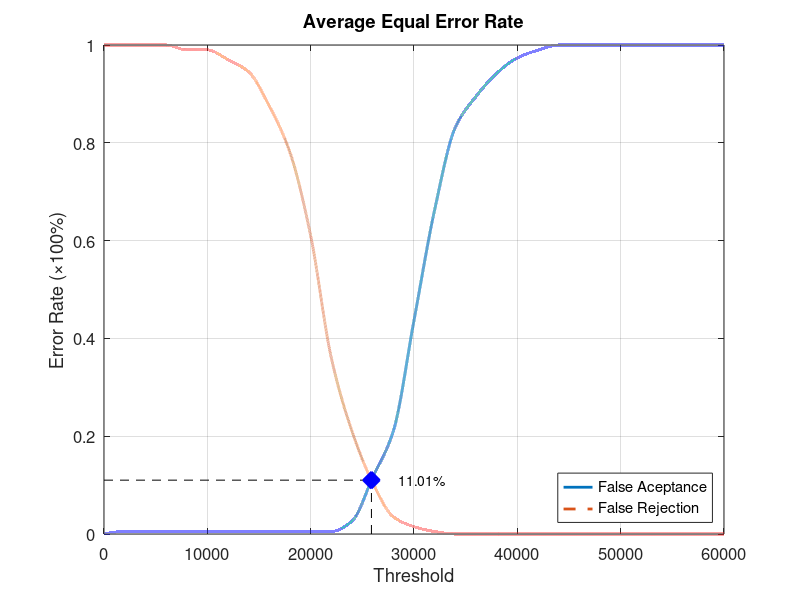
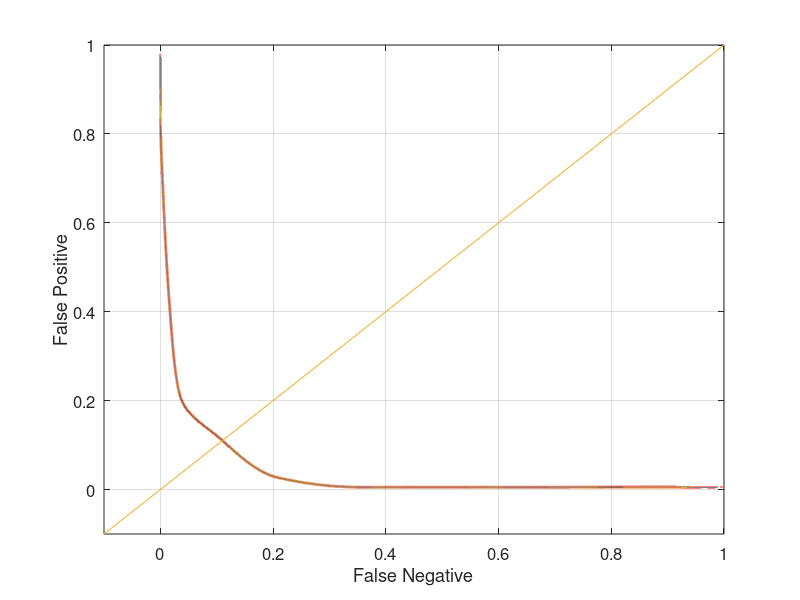

These charts were generated, in order, by the following MATLAB code:
function yEER = Database2_3
close all;
clear;
clc;
x = 0:2000:60000;
xq = 0:0.5:60000;

y0 = [0 0.00526316 0.00526316 0.00526316 0.00526316 0.00526316 0.00526316 0.00526316 0.00526316 0.00526316 0.00526316 0.00526316 0.0263158 0.115789 0.210526 0.436842 0.663158 0.831579 0.894737 0.942105 0.973684 0.989474 1 1 1 1 1 1 1 1 1];
yy0 = interp1(x, y0, xq, 'pchip');
y1 = [1 1 1 1 0.99 0.99 0.97 0.945 0.875 0.78 0.61 0.36 0.21 0.105 0.035 0.015 0.005 0 0 0 0 0 0 0 0 0 0 0 0 0 0];
yy1 = interp1(x, y1, xq, 'pchip');

% Calculating EER: 
y2 = abs(y0 - y1);
find(y2 == min(y2))
yy2 = abs(yy0 - yy1);
xEER = find(yy2 == min(yy2));
xEERIndex = xq(xEER) % X-axis EER
yEER = yy0(xEER) % Y-axis EER

main = figure
plot(xq, yy0,'-','LineWidth', 2);	hold on
plot(xq, yy1,'--','LineWidth', 2);	hold on
plot([xEERIndex xEERIndex], [0 yEER], 'k--');	hold on
plot([0 xEERIndex], [yEER yEER], 'k--');	hold on
plot(xEERIndex, yEER, 'bx', 'LineWidth', 10);	hold on
text(xEERIndex + 10 * xEERIndex / 100, yEER, [num2str(round((10000 * yEER)) / 100) '%'])
legend('False Aceptance', 'False Rejection', 'Location', 'SouthEast')
xlabel('Threshold')
ylabel('Error Rate (\times100%)')
title('Average Equal Error Rate')
set(gca, 'FontSize', 12)
axis([0 60000 0 1])
grid on

print(main, 'Database2_3Main', '-dpng');
FNRxFPR = figure('Color', [1 1 1]);
plot(yy1, yy0, '-', yy1, yy0, 'LineWidth', 2);
hold on
y = -0.1:0.1:1
plot(y, y); 
set(gca, 'FontSize', 12)
xlabel('False Negative')
ylabel('False Positive')
axis([-0.1 1 -0.1 1])
set(gca, 'FontSize', 12)
grid on

print(FNRxFPR, 'Database2_3FNRxFPR','-dpng');
end
